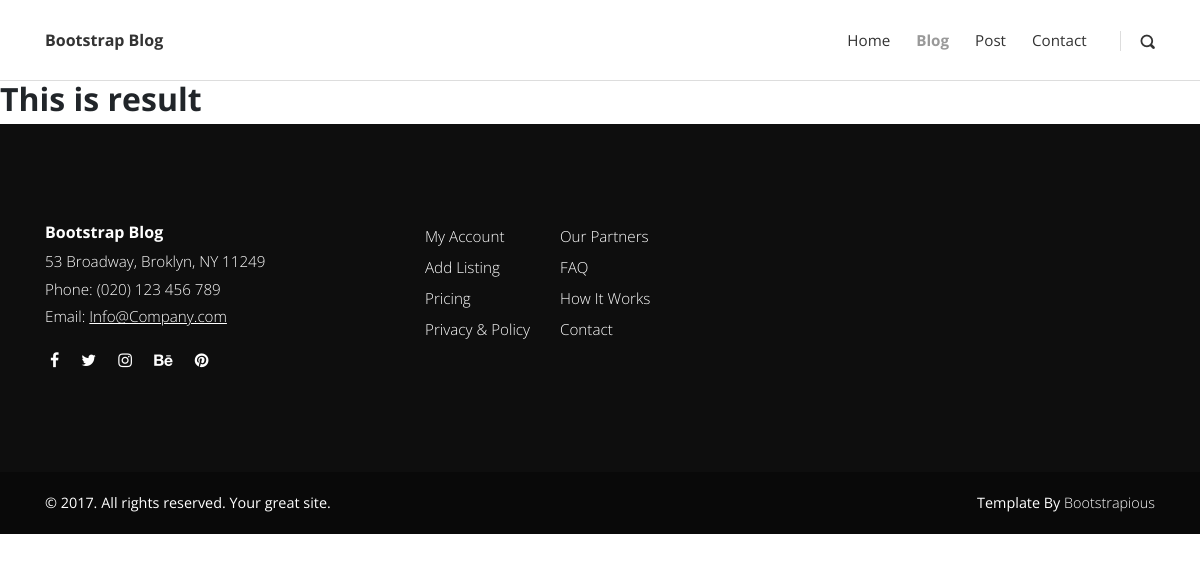
The page /search/ on the database as committed earlier.
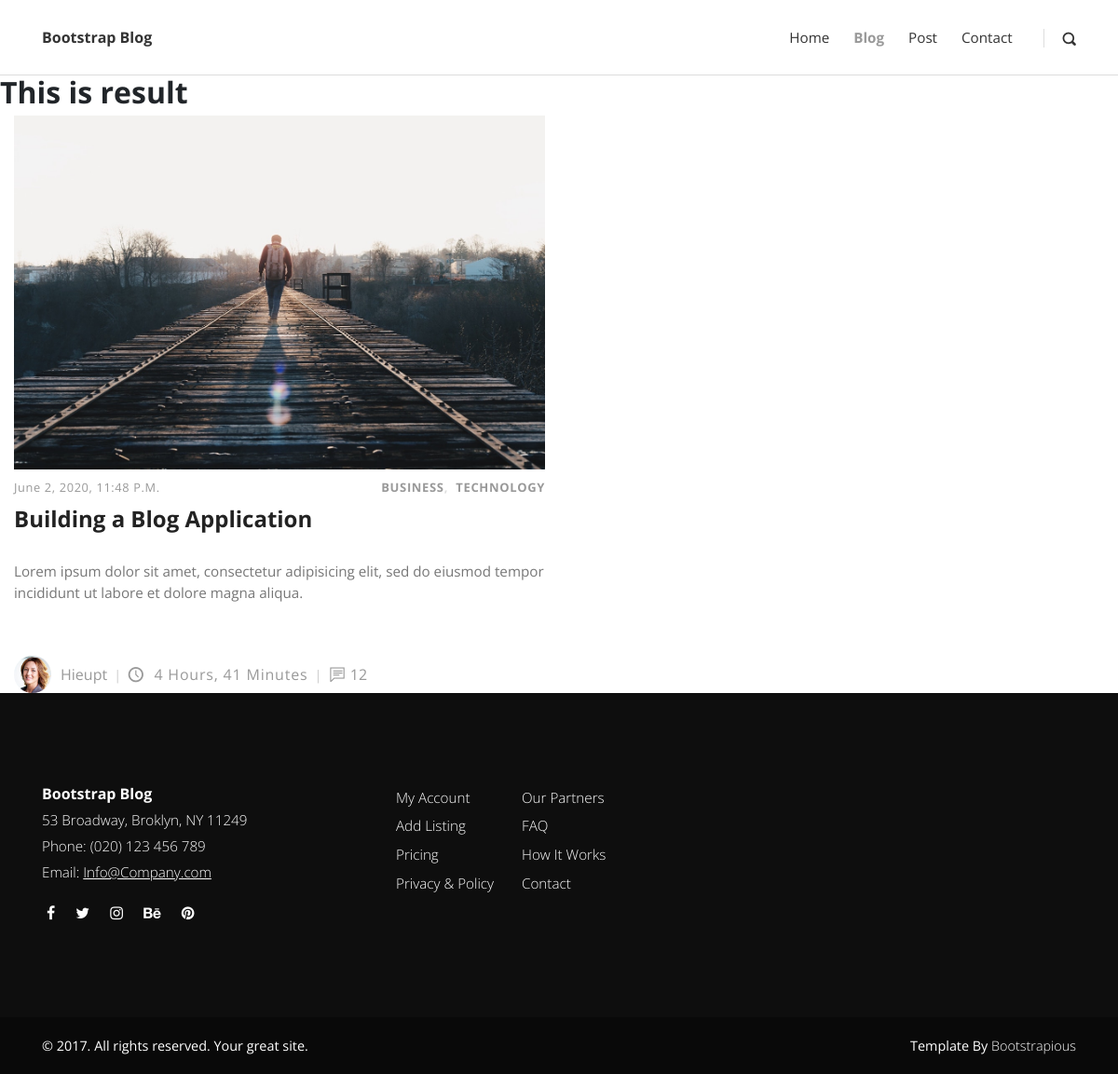
The same page on the database as committed later.
### blog/models.py (models this page shows, shortened)
class Post(models.Model):
    title = models.CharField(_('title'), max_length=255)
    slug = models.SlugField(max_length=254, unique=True, blank=True, editable=True)
    author = models.ForeignKey(Author, on_delete=models.CASCADE, related_name='blog_posts')
    image = models.ImageField(_('image'), blank=True, null=True, upload_to='blog')
    text = RichTextField(_('text'))
    description = models.TextField(_('description'), blank=True, null=True)
    published = models.BooleanField(_('published'), default=False)
    categories = models.ManyToManyField(Category)
    created = models.DateTimeField(_('created'), auto_now_add=True)
    modified = models.DateTimeField(_('modified'), auto_now=True)
    pub_date = models.DateTimeField(_('publish date'), blank=True, null=True)
    featured = models.BooleanField(default=False)
    views = models.IntegerField(default=0)
    previous_post = models.ForeignKey('self', related_name='previous', on_delete=models.SET_NULL, blank=True, null=True)
    next_post = models.ForeignKey('self', related_name='next', on_delete=models.SET_NULL, blank=True, null=True)
    def get_absolute_url(self):
        return reverse("blog:post", args=[self.slug])
    class Meta:
        verbose_name = _('blog post')
        verbose_name_plural = _('blog posts')
        ordering = ['pub_date']

class Category(models.Model):
    title = models.CharField(max_length=50)
    def __str__(self):
        return self.title

class Author(models.Model):
    user = models.OneToOneField(User, on_delete=models.CASCADE)
    profile_image = models.ImageField()
    def __str__(self):
        return self.user.username

### blog/views.py (the view)
# urls.py: path('search/', views.search, name ='search'),
def search(request):
    queryset = Post.objects.all()
    query = request.GET.get('q')
    if query:
        queryset = queryset.filter(
            Q(title__icontains = query) |
            Q(description__icontains = query)
        )
    context = {
        'queryset': queryset
    }
    return render(request, 'search_result.html', context)

### templates/search_result.html
{% extends "base.html" %}
{% load static %}
{% block content %}
<h2>This is result</h2>
    {% for result in queryset%}
        <div class="post col-xl-6">
            <div class="post-thumbnail"><a href="{{result.get_absolute_url}}"><img src="{{ result.image.url }}" alt="..." class="img-fluid"></a></div>
                <div class="post-details">
                    <div class="post-meta d-flex justify-content-between">
                    <div class="date meta-last">{{result.created}}</div>
                    <div class="category">
                    {% for cat in result.categories.all %}
                        <a href="#">{{cat}}</a>
                    {%endfor%}
                    </div>
                    </div><a href="{{result.get_absolute_url}}">
                    <h3 class="h4">{{result.title|truncatewords:7}}</h3></a>
                    <p class="text-muted">{{result.text|safe|truncatewords:30}}</p>
                    <footer class="post-footer d-flex align-items-center"><a href="#" class="author d-flex align-items-center flex-wrap">
                        <div class="avatar"><img src="{{result.author.profile_image.url}}" alt="..." class="img-fluid"></div>
                        <div class="title"><span>{{result.author}}</span></div></a>
                    <div class="date"><i class="icon-clock"></i> {{result.created|timesince}}</div>
                    <div class="comments meta-last"><i class="icon-comment"></i>12</div>
                    </footer>
                </div>
            </div>
    {% endfor %}
{% endblock %}

Rows that differ between the two databases and show on the page:
added Post: image (picture), created "June 2, 2020, 11:48 P.m.", title "Building a Blog Application", text "Lorem ipsum dolor sit amet, consectetur adipisicing elit, sed do eiusmod tempor incididunt ut labore et dolore magna aliqua.", author.profile_image (picture), author "Hieupt", created "4 Hours, 41 Minutes"
added Category: title "BUSINESS"
added Category: title "TECHNOLOGY"
